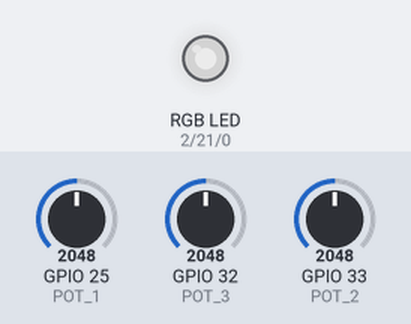
This sketch was run on a simulated ESP32. Parts: an RGB LED mixed from three pins (HIGH = lit). Inputs (shaded band) come from the test bench; at power-on: GPIO 25 (POT_1) = 2048, GPIO 32 (POT_3) = 2048, GPIO 33 (POT_2) = 2048 (analog values on the 0–4095 scale). Dim RGB values are drawn brighter than linear.

Above: at 1.2 s.
1.3 s: GPIO 25 (POT_1) set to 2866
At 2.5 s:
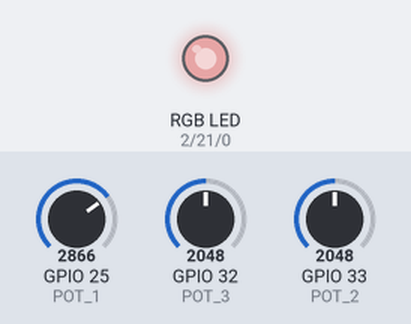
2.8 s: GPIO 32 (POT_3) set to 2866
At 3.2 s:
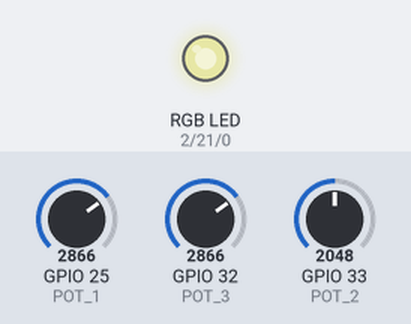
4.3 s: GPIO 33 (POT_2) set to 2866
At 5.2 s:
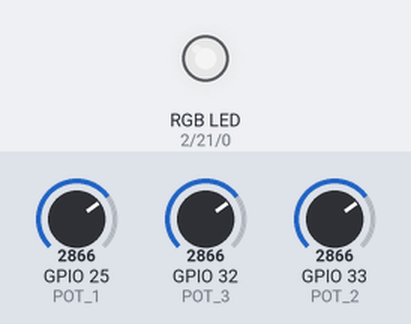
5.8 s: GPIO 25 (POT_1) set to 3603
At 7.0 s:
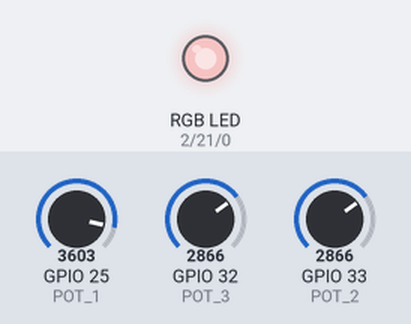
7.3 s: GPIO 32 (POT_3) set to 3603
At 7.7 s:
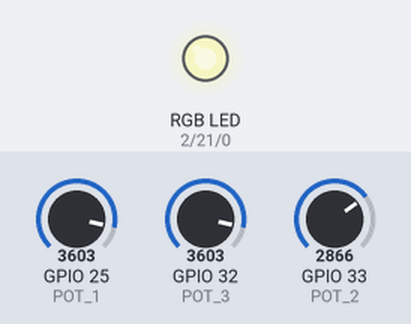
8.8 s: GPIO 33 (POT_2) set to 3603
At 9.6 s:
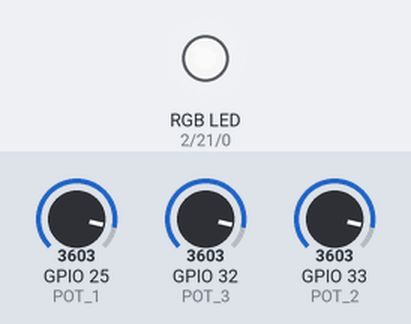
Timing chart, 0 to 11.3 s (numbered marks = the images above; inputs shaded):
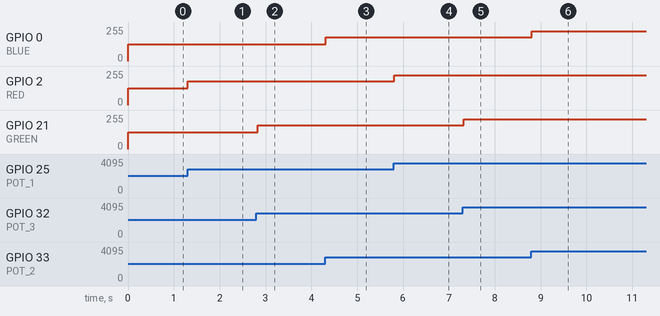

The sketch:

RGB_POT.ino
```cpp
#define RED     GPIO_NUM_2
#define GREEN   GPIO_NUM_21
#define BLUE    GPIO_NUM_0

#define POT_1   GPIO_NUM_25
#define POT_2   GPIO_NUM_33
#define POT_3   GPIO_NUM_32

uint16_t red, green, blue, raw_1, raw_2, raw_3;

void setup()
{
  pinMode(RED,OUTPUT);
  pinMode(GREEN,OUTPUT);
  pinMode(BLUE,OUTPUT);

  analogReadResolution(12);
  analogSetAttenuation(ADC_11db);

  Serial.begin(115200);


}

void loop()
{
  raw_1 = analogRead(POT_1);
  raw_2 = analogRead(POT_2);
  raw_3 = analogRead(POT_3);


  red = map(raw_1,0,4095,0,255);
  blue = map(raw_2,0,4095,0,255);
  green = map(raw_3, 0,4095,0,255);

  analogWrite(RED,red);
  analogWrite(BLUE,blue);
  analogWrite(GREEN,green);

  delay(30);
}
```

Measured:
- after the input at 1.3 s, GPIO 2 (RED): 127/255 → 178/255 at once
- after the input at 2.8 s, GPIO 21 (GREEN): 127/255 → 178/255 at once
- after the input at 4.3 s, GPIO 0 (BLUE): 127/255 → 178/255 at once
- after the input at 5.8 s, GPIO 2 (RED): 178/255 → 224/255 at once
- after the input at 7.3 s, GPIO 21 (GREEN): 178/255 → 224/255 at once
- after the input at 8.8 s, GPIO 0 (BLUE): 178/255 → 224/255 at once
